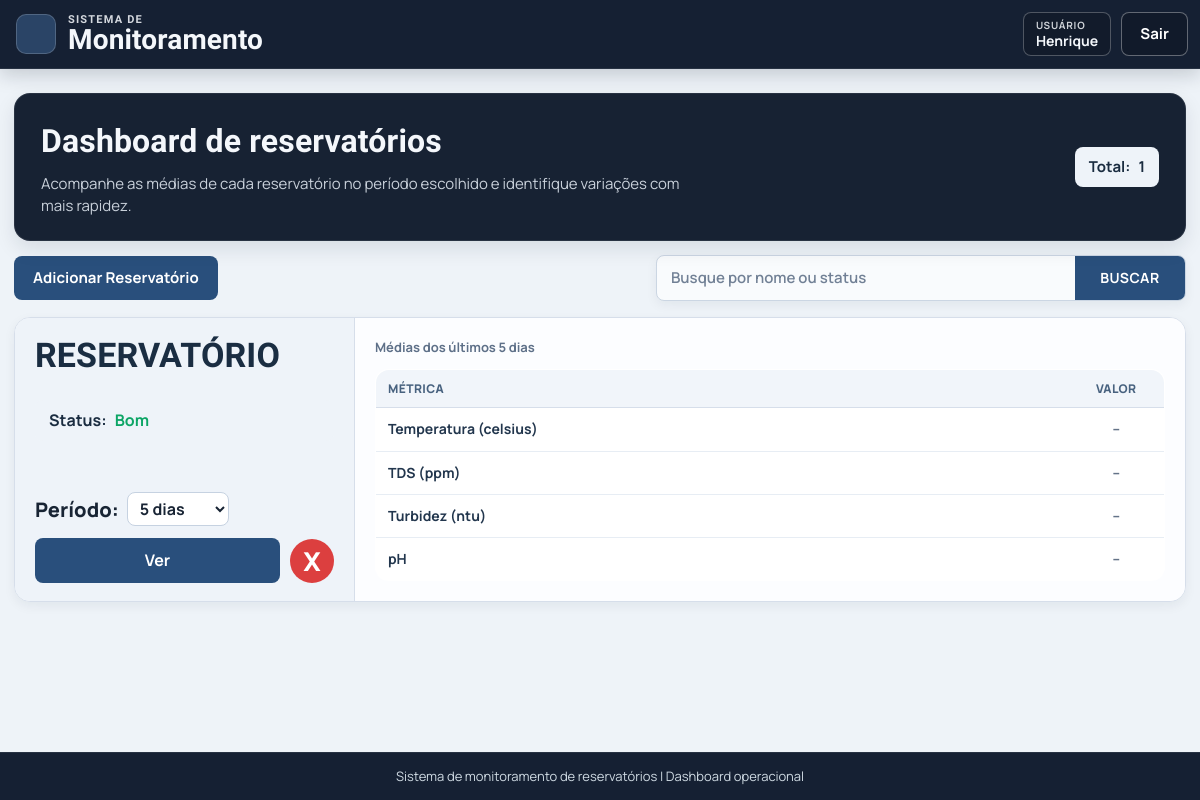
The app's page / (signed in), older data.
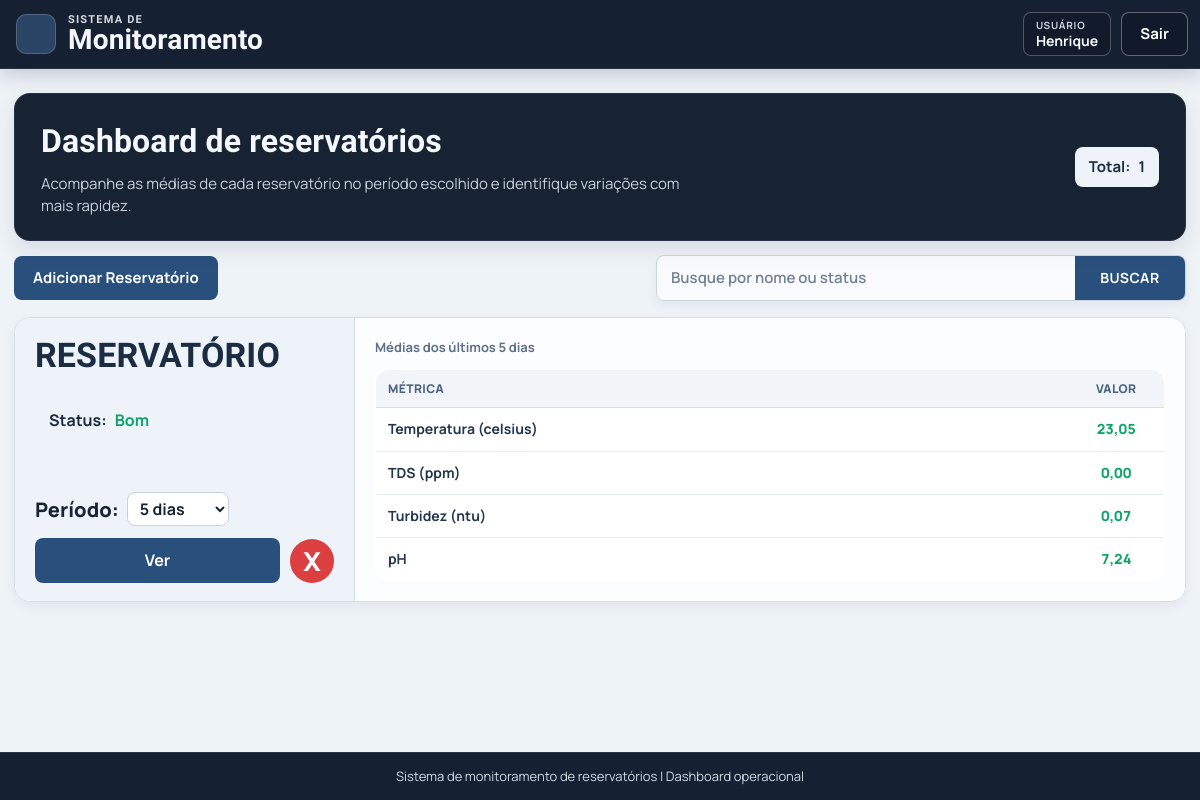
The same page, newer data.
### app/models.py (models this page shows, shortened)
class Reservatorio(models.Model):
    STATUS_BOM = "bom"
    STATUS_ATENCAO = "atencao"
    STATUS_PERIGO = "perigo"
    FAIXA_PADRAO_PPM_TDS_MIN = 0.0
    FAIXA_PADRAO_PPM_TDS_MAX = 500.0
    FAIXA_PADRAO_NTU_TURBIDEZ_MIN = 0.0
    FAIXA_PADRAO_NTU_TURBIDEZ_MAX = 5.0
    FAIXA_PADRAO_CELSIUS_TEMPERATURA_MIN = 5.0
    FAIXA_PADRAO_CELSIUS_TEMPERATURA_MAX = 30.0
    FAIXA_PADRAO_PH_MIN = 6.0
    FAIXA_PADRAO_PH_MAX = 9.5
    META_PADRAO_PPM_TDS = 600.0
    META_PADRAO_NTU_TURBIDEZ = 1.5
    META_PADRAO_CELSIUS_TEMPERATURA = 25.0
    META_PADRAO_PH = 7.0
    ESP32_INTERVALO_ENVIO_NORMAL_PADRAO_S = 60
    ESP32_INTERVALO_ENVIO_CALIBRACAO_PADRAO_S = 5
    STATUS_CHOICES = (
        (STATUS_BOM, "Bom"),
        (STATUS_ATENCAO, "Ateno"),
        (STATUS_PERIGO, "Perigo"),
    )
    usuario = models.ForeignKey(
        settings.AUTH_USER_MODEL,
        on_delete=models.CASCADE,
        related_name="reservatorios",
    )
    nome = models.CharField(max_length=120, unique=True)
    status = models.CharField(max_length=20, choices=STATUS_CHOICES, default=STATUS_BOM)
    faixa_ppm_tds_min = models.FloatField(default=FAIXA_PADRAO_PPM_TDS_MIN)
    faixa_ppm_tds_max = models.FloatField(default=FAIXA_PADRAO_PPM_TDS_MAX)
    faixa_ntu_turbidez_min = models.FloatField(default=FAIXA_PADRAO_NTU_TURBIDEZ_MIN)
    faixa_ntu_turbidez_max = models.FloatField(default=FAIXA_PADRAO_NTU_TURBIDEZ_MAX)
    faixa_celsius_temperatura_min = models.FloatField(default=FAIXA_PADRAO_CELSIUS_TEMPERATURA_MIN)
    faixa_celsius_temperatura_max = models.FloatField(default=FAIXA_PADRAO_CELSIUS_TEMPERATURA_MAX)
    faixa_ph_min = models.FloatField(default=FAIXA_PADRAO_PH_MIN)
    faixa_ph_max = models.FloatField(default=FAIXA_PADRAO_PH_MAX)
    meta_ppm_tds = models.FloatField(default=META_PADRAO_PPM_TDS)
    meta_ntu_turbidez = models.FloatField(default=META_PADRAO_NTU_TURBIDEZ)
    meta_celsius_temperatura = models.FloatField(default=META_PADRAO_CELSIUS_TEMPERATURA)
    meta_ph = models.FloatField(default=META_PADRAO_PH)
    esp32_token_integracao = models.CharField(
        max_length=128,
        unique=True,
        default=gerar_token_integracao_esp32,
    )
    esp32_intervalo_envio_normal_s = models.PositiveIntegerField(
        default=ESP32_INTERVALO_ENVIO_NORMAL_PADRAO_S,
    )
    esp32_intervalo_envio_calibracao_s = models.PositiveIntegerField(
        default=ESP32_INTERVALO_ENVIO_CALIBRACAO_PADRAO_S,
    )
    created_at = models.DateTimeField(auto_now_add=True)
    updated_at = models.DateTimeField(auto_now=True)
    class Meta:
        ordering = ["nome"]
    @classmethod
    def listar(cls, busca="", usuario=None):
        queryset = cls.objects.all()
        if usuario is not None:
            queryset = queryset.filter(usuario=usuario)
        termo = (busca or "").strip()
        if not termo:
            return queryset
        return queryset.filter(Q(nome__icontains=termo) | Q(status__icontains=termo))

### app/views.py (the view)
# urls.py: path('', views.index, name="index"),
@login_required(login_url="entrar")
@require_http_methods(["GET"])
def index(request):
    busca = request.GET.get("busca", "").strip()
    periodo_valor = _normalizar_periodo_valor(request.GET.get("dias"))
    periodo_delta = _delta_por_periodo(periodo_valor)
    reservatorios = list(Reservatorio.listar(busca=busca, usuario=request.user))
    dashboard_cards = _montar_dashboard_cards(reservatorios, periodo_delta)
    return render(
        request,
        "index.html",
        {
            "reservatorios": reservatorios,
            "dashboard_cards": dashboard_cards,
            "busca": busca,
            "periodo_selecionado": periodo_valor,
            "periodo_rotulo": _rotulo_periodo(periodo_valor),
            "periodos_disponiveis": PERIODOS_DISPONIVEIS,
        },
    )

### app/services/regras.py (called while the page is built)
def classificar_status_por_faixa(valor, *, minimo, maximo, margem_atencao, margem_perigo):
    if valor < (minimo - margem_perigo) or valor > (maximo + margem_perigo):
        return "perigo"
    if valor < (minimo - margem_atencao) or valor > (maximo + margem_atencao):
        return "atencao"
    return "bom"

### app/views.py (called while the page is built)
def _normalizar_periodo_valor(valor):
    valor_normalizado = (valor or "").strip().lower()
    valores_validos = {item[0] for item in PERIODOS_DISPONIVEIS}
    if valor_normalizado in valores_validos:
        return valor_normalizado
    try:
        dias_legado = int(valor_normalizado)
    except (TypeError, ValueError):
        return PERIODO_PADRAO_VALOR
    valor_legado = f"{dias_legado}d"
    if valor_legado in valores_validos:
        return valor_legado
    return PERIODO_PADRAO_VALOR

def _delta_por_periodo(periodo_valor):
    unidade = periodo_valor[-1]
    quantidade = int(periodo_valor[:-1])
    if unidade == "m":
        return timedelta(minutes=quantidade)
    if unidade == "h":
        return timedelta(hours=quantidade)
    return timedelta(days=quantidade)

### app/templates/index.html (shortened to what this page needs)
{% extends "blocos/base.html" %}
{% block content %}
<section class="detail-hero index-hero">
    <div>
        <h2>Dashboard de reservatórios</h2>
        <p class="index-hero-subtitle">
            Acompanhe as médias de cada reservatório no período escolhido e identifique variações com mais rapidez.
        </p>
    </div>
    <p class="detail-status index-total-pill">
        <span>Total:</span>
        <strong>{{ reservatorios|length }}</strong>
    </p>
</section>
<section class="toolbar">
    <form method="post" action="{% url 'reservatorio_adicionar' %}">
        <button class="btn-main" type="submit">Adicionar Reservatório</button>
    </form>
    <form class="search" method="get" action="{% url 'index' %}">
        <input
            type="text"
            name="busca"
            value="{{ busca }}"
            placeholder="Busque por nome ou status"
            aria-label="Buscar por nome ou status"
        >
        <button type="submit" aria-label="Buscar">Buscar</button>
    </form>
</section>
<section class="dashboard-grid">
    {% for card in dashboard_cards %}
    {% include "blocos/_dashboard_card.html" with card=card periodo_label=periodo_rotulo card_mode="index" %}
    {% empty %}
    <article class="empty-state">
        <p>Nenhum reservatório encontrado.</p>
    </article>
    {% endfor %}
</section>
{% endblock %}

### app/templates/blocos/_dashboard_card.html (shortened to what this page needs)
<article class="dashboard-card">
    <section class="dashboard-card-left">
        <h2>{{ card.reservatorio.nome|upper }}</h2>
        <p class="status-pill">
            <span>Status:</span>
            <strong class="status-text status-{{ card.reservatorio.status }}">{{ card.reservatorio.get_status_display }}</strong>
        </p>
        {% if card_mode == "index" %}
        <form class="dashboard-period-form" method="get" action="{% url 'index' %}">
            <label for="periodo-{{ card.reservatorio.id }}">Período:</label>
            <select id="periodo-{{ card.reservatorio.id }}" name="dias" onchange="this.form.submit()">
                {% for periodo_valor_item, periodo_label_item in periodos_disponiveis %}
                <option value="{{ periodo_valor_item }}" {% if periodo_valor_item == periodo_selecionado %}selected{% endif %}>
                    {{ periodo_label_item }}
                </option>
                {% endfor %}
            </select>
        </form>
        {% else %}
        <p class="dashboard-period-static">
            <span>Período:</span>
            <strong>{{ periodo_label }}</strong>
        </p>
        {% endif %}
        {% if card_mode == "index" %}
        <div class="dashboard-actions">
            <a class="btn-ver" href="{% url 'reservatorio_detalhe' card.reservatorio.id %}">Ver</a>
            <form
                method="post"
                action="{% url 'reservatorio_excluir' card.reservatorio.id %}"
                data-confirm-delete-reservatorio
                data-reservatorio-nome="{{ card.reservatorio.nome }}"
            >
                <button class="btn-delete" type="submit" aria-label="Excluir reservatório">X</button>
            </form>
        </div>
        {% endif %}
    </section>
    <section class="dashboard-card-right">
        <p class="dashboard-period-caption">Médias dos últimos {{ periodo_label }}</p>
        <table class="dashboard-metrics-table">
            <thead>
                <tr>
                    <th scope="col">Métrica</th>
                    <th scope="col">VALOR</th>
                </tr>
            </thead>
            <tbody>
                <tr>
                    <th scope="row">Temperatura (celsius)</th>
                    <td class="dashboard-value status-{{ card.status_ponto_unico.temperatura }}">
                        {% if card.ponto_unico.temperatura is not None %}{{ card.ponto_unico.temperatura|floatformat:2 }}{% else %}--{% endif %}
                    </td>
                </tr>
                <tr>
                    <th scope="row">TDS (ppm)</th>
                    <td class="dashboard-value status-{{ card.status_ponto_unico.tds }}">
                        {% if card.ponto_unico.tds is not None %}{{ card.ponto_unico.tds|floatformat:2 }}{% else %}--{% endif %}
                    </td>
                </tr>
                <tr>
                    <th scope="row">Turbidez (ntu)</th>
                    <td class="dashboard-value status-{{ card.status_ponto_unico.turbidez }}">
                        {% if card.ponto_unico.turbidez is not None %}{{ card.ponto_unico.turbidez|floatformat:2 }}{% else %}--{% endif %}
                    </td>
                </tr>
                <tr>
                    <th scope="row">pH</th>
                    <td class="dashboard-value status-{{ card.status_ponto_unico.ph }}">
                        {% if card.ponto_unico.ph is not None %}{{ card.ponto_unico.ph|floatformat:2 }}{% else %}--{% endif %}
                    </td>
                </tr>
            </tbody>
        </table>
    </section>
</article>

Row changes from the older to the newer data that the page shows:
changed Reservatorio "RESERVATÓRIO": ponto_unico.temperatura (not shown) → "23,05"; ponto_unico.tds (not shown) → "0,00"; ponto_unico.turbidez (not shown) → "0,07"; ponto_unico.ph (not shown) → "7,24"; no longer shows "-- -- -- --"
